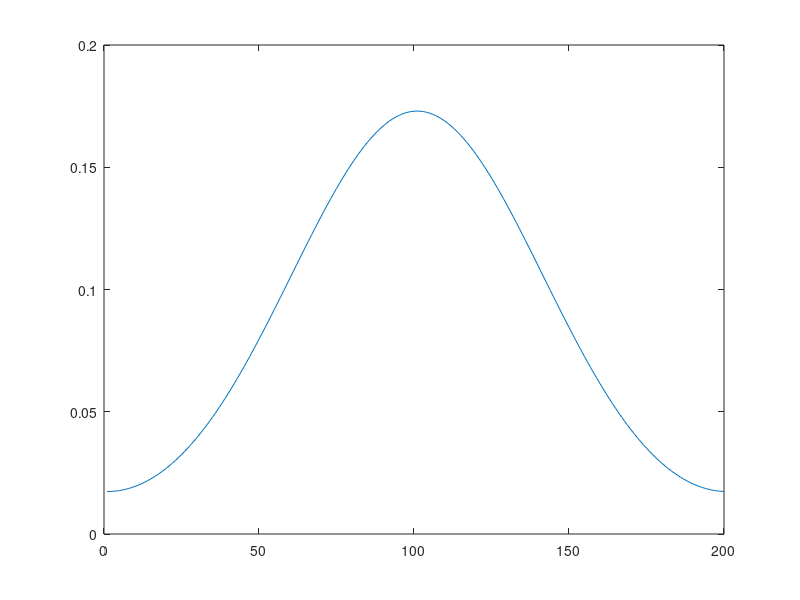

Here is the MATLAB script that generated this plot:
t_array = (-1:0.01:0.99) ; 

u = exp(-t_array.^2 /0.1^2) ;


A = 8000 ;

mask1 = exp( -A * (t_array + 1).^2  ) ;  
mask2 = exp( -A * (t_array - 1).^2  ) ;  

mask = mask1+ mask2 ; 

plot(mask)

sp = ifft(u) .* mask ; 

u_new = real(fft(sp)) ; 

plot(u_new)